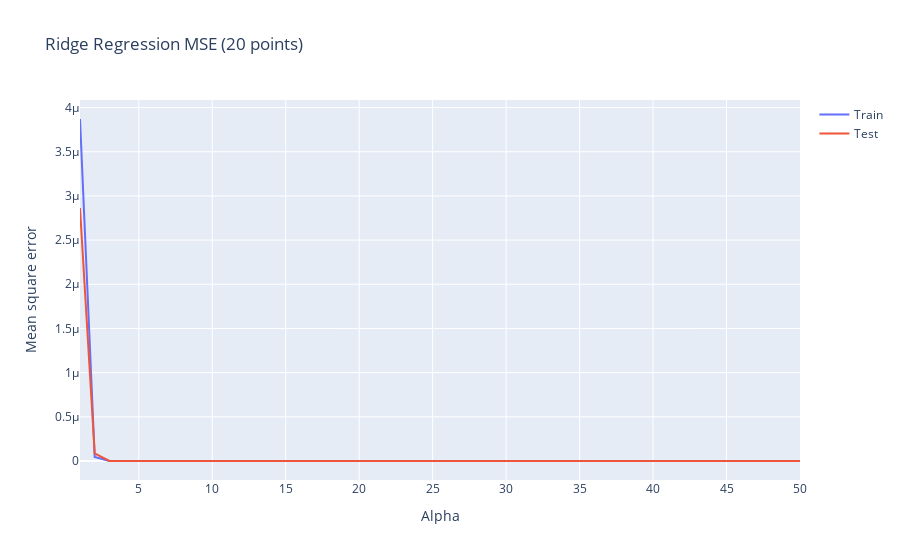

Source (notebook cell):
### Code cell
random_seed = 42
X_train = np.random.random(20) 
y_train = func(X_train)
X_test = np.random.random(10)
y_test = func(X_test)

n = 50
MSE_train = np.ones(n)
MSE_test = np.ones(n)
for i in range(n):
    coefs = np.polyfit(X_train, y_train, deg = i+1)
    poly = np.poly1d(coefs)
    MSE_train[i] = MSE(y_train, poly(X_train))
    MSE_test[i] = MSE(y_test, poly(X_test))
    

fig = go.Figure()

fig.add_trace(go.Scatter(x=[i+1 for i in range(n)], y=MSE_train,
                    mode='lines',
                    name='Train'))

fig.add_trace(go.Scatter(x=[i+1 for i in range(n)], y=MSE_test,
                    mode='lines',
                    name='Test'))

fig.update_layout(
    title_text = 'Ridge Regression MSE (20 points)', # title of plot
    yaxis_title_text = 'Mean square error',
    xaxis_title_text = 'Alpha' # xaxis label
        )

fig.show()

print(MSE_test.argmin())

### Figure 1 — Plotly figure (JSON) as saved in the notebook; plotly's stock layout.template omitted (floating-point values rounded to 4 significant figures)
{"data": [{"mode": "lines", "name": "Train", "type": "scatter", "x": [1, 2, 3, 4, 5, 6, 7, 8, 9, 10, 11, 12, 13, 14, 15, 16, 17, 18, 19, 20, 21, 22, 23, 24, 25, 26, 27, 28, 29, 30, 31, 32, 33, 34, 35, 36, 37, 38, 39, 40, 41, 42, 43, 44, 45, 46, 47, 48, 49, 50], "y": [3.87e-06, 4.52e-08, 1.125e-10, 4.519e-13, 7.226e-15, 2.939e-18, 4.164e-20, 6.431e-25, 5.49e-26, 1.205e-30, 2.265e-31, 2.465e-32, 1.152e-31, 2.881e-32, 3.96e-32, 1.154e-31, 4.622e-32, 1.209e-31, 5.553e-29, 1.034e-31, 9.583e-32, 5.593e-32, 4.407e-32, 4.977e-32, 5.363e-30, 3.755e-30, 1.652e-30, 2.151e-28, 1.029e-28, 6.813e-29, 4.02e-29, 3.208e-29, 8.123e-30, 1.929e-29, 3.982e-30, 4.079e-30, 3.266e-31, 1.352e-30, 1.906e-31, 2.419e-31, 1.887e-28, 1.434e-28, 1.154e-28, 9.36e-29, 7.58e-29, 7.558e-29, 4.55e-29, 4.55e-29, 4.097e-29, 1.889e-29]}, {"mode": "lines", "name": "Test", "type": "scatter", "x": [1, 2, 3, 4, 5, 6, 7, 8, 9, 10, 11, 12, 13, 14, 15, 16, 17, 18, 19, 20, 21, 22, 23, 24, 25, 26, 27, 28, 29, 30, 31, 32, 33, 34, 35, 36, 37, 38, 39, 40, 41, 42, 43, 44, 45, 46, 47, 48, 49, 50], "y": [2.863e-06, 8.61e-08, 7.311e-10, 2.936e-12, 1.328e-14, 1.44e-17, 5.916e-18, 1.435e-22, 1.542e-21, 2.557e-24, 6.184e-25, 4.95e-28, 2.842e-25, 2.921e-24, 4.185e-22, 7.386e-23, 9.419e-22, 9.89e-21, 3.775e-23, 2.305e-20, 2.616e-19, 1.788e-18, 1.565e-18, 1.277e-17, 4.886e-18, 7.457e-17, 2.549e-17, 8.021e-19, 1.251e-18, 6.343e-19, 9.172e-17, 1.354e-15, 1.257e-15, 3.86e-14, 2.018e-15, 3.433e-13, 6.715e-13, 1.848e-12, 8.86e-16, 1.215e-13, 2.176e-13, 1.798e-13, 2.764e-12, 1.004e-12, 1.121e-17, 2.001e-12, 4.483e-12, 3.82e-13, 1.008e-11, 8.937e-13]}], "layout": {"autosize": true, "title": {"text": "Ridge Regression MSE (20 points)"}, "xaxis": {"autorange": true, "range": [1, 50], "title": {"text": "Alpha"}, "type": "linear"}, "yaxis": {"autorange": true, "range": [-2.15e-07, 4.085e-06], "title": {"text": "Mean square error"}, "type": "linear"}}}
